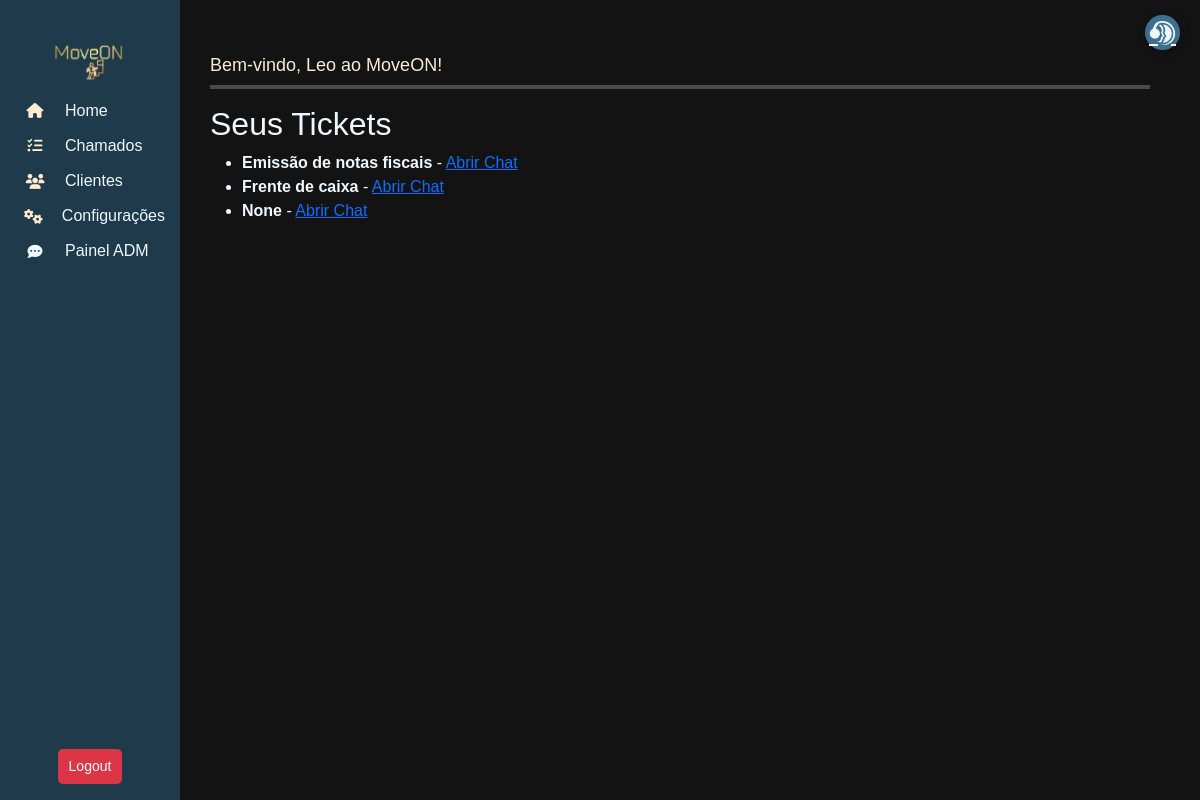
/chat/meus-tickets/ (signed in), run on the app's committed database.
### move_on/models.py (models this page shows, shortened)
class User(AbstractUser):
    client = models.ForeignKey(Profile, on_delete=models.CASCADE, related_name="users", null=True, blank=True, db_column='client')
    role = models.ForeignKey(Role, on_delete=models.SET_NULL, null=True, blank=True, db_column='role')
    groups = models.ManyToManyField(
        'auth.Group',
        related_name='move_on_users',
        blank=True
    )
    user_permissions = models.ManyToManyField(
        'auth.Permission',
        related_name='move_on_users',
        blank=True
    )
    class Meta:
        db_table = "users"

class Ticket(models.Model):
    client = models.ForeignKey(Profile, on_delete=models.PROTECT, related_name="tickets", null=True, blank=True)
    created_by = models.ForeignKey(User, on_delete=models.CASCADE, related_name="created_tickets", null=True, blank=True)
    assigned_team = models.ForeignKey(Team, on_delete=models.SET_NULL, null=True, blank=True, related_name="tickets")
    sla = models.ForeignKey(SLA, on_delete=models.SET_NULL, null=True, blank=True)
    title = models.CharField("Título", max_length=255, null=True, blank=True)
    description = models.TextField("Descrição", null=True, blank=True)
    status = models.ForeignKey(TicketStatus, on_delete=models.SET_NULL, null=True, blank=True)
    created_at = models.DateTimeField("Criado em", auto_now_add=True)
    updated_at = models.DateTimeField("Atualizado em", auto_now=True)
    due_date = models.DateTimeField("Previsão", null=True, blank=True)
    category = models.ForeignKey(Category, on_delete=models.CASCADE, blank=True, null=True)
    log = models.TextField("Log de Alterações", blank=True)
    class Meta:
        db_table = "tickets"

### chat/views.py (the view)
# urls.py: path("meus-tickets/", ClientTicketListView.as_view(), name="client_tickets"),
class ClientTicketListView(LoginRequiredMixin, ListView):
    model = Ticket
    template_name = "client_tickets.html"
    context_object_name = "tickets"
    def get_queryset(self):
        return Ticket.objects.filter(client=self.request.user.client)

### chat/templates/client_tickets.html (shortened to what this page needs)
{% extends "Menu/menu.html" %} {% block content %}
<h2>Seus Tickets</h2>
<ul>
  {% for ticket in tickets %}
  <li>
    <strong>{{ ticket.title }}</strong> -
    <a href="">Abrir Chat</a>
  </li>
  {% empty %}
  <li>Você não tem tickets abertos.</li>
  {% endfor %}
</ul>
{% endblock %}

### move_on/templates/Menu/menu.html (shortened to what this page needs)
{% load static %}
<head>
  <link href="https://cdn.jsdelivr.net/npm/bootstrap@5.3.3/dist/css/bootstrap.min.css" rel="stylesheet" />
  <link rel="stylesheet" href="https://cdnjs.cloudflare.com/ajax/libs/font-awesome/6.5.1/css/all.min.css" />
  <link rel="stylesheet" href="{% static 'css/styles.css' %}" />
</head>
<body>
  <nav class="sidebar">
    <h6> <img src="{% static 'image/moveon.png' %}" style="width: 100px; height:50px;"></h6>
    {% if user.is_authenticated %}
    <a href="/" data-bs-toggle="tooltip" data-bs-placement="right" title="Home">
      <i class="fas fa-home"></i> <span>Home</span>
    </a>
    <a href="{% url 'ticket_list' %}" data-bs-toggle="tooltip" data-bs-placement="right" title="Chamados">
      <i class="fas fa-tasks"></i> <span>Chamados</span>
    </a>
    <a href="{%url 'profile_list'%}" data-bs-toggle="tooltip" data-bs-placement="right" title="Clientes">
      <i class="fas fa-users"></i> <span>Clientes</span>
    </a>
    <a href="{% url 'params' %}" data-bs-toggle="tooltip" data-bs-placement="right" title="Configurações">
      <i class="fas fa-cogs"></i> <span>Configurações</span>
    </a>
    <a href="{% url 'chat_admin_panel' %}" data-bs-toggle="tooltip" data-bs-placement="right" title="Painel">
      <i class="fa-solid fa-comment-dots"></i><span>Painel ADM</span>
    </a>
    <form method="POST" action="{% url 'logout' %}">
      <button type="submit" class="btn btn-danger-2 w-100">Logout</button>
    </form>
    {% else %}
    <p>Necessário estar logado</p>
    {% endif %}
  </nav>
  <div class="content">
    <h3>
      {% block title %}Bem-vindo, {{ user.username }} ao MoveON!{% endblock %}
    </h3>
    <div class="bar-tab-color-preview">
      <hr style="border: none; height: 4px; background-color:blanchedalmond; margin: 0;">
    </div>
    <p>{% block content %}{% endblock %}</p>
  </div>
  <a href="{% url 'ticket_form' %}" class="support-btn" data-bs-toggle="tooltip" data-bs-placement="left"
    title="Novo Chamado">
    <i class="fa-brands fa-teamspeak"></i>
  </a>
</body>
</html>

### move_on/static/css/styles.css (style rules this page uses)
body { background-color: rgb(19, 19, 19); }
* { font-family: Verdana, Geneva, Tahoma, sans-serif; }
.sidebar { width: 60px; height: 100vh; background: #1e3a4b; position: fixed; top: 0; left: 0; display: flex; flex-direction: column; align-items: center; padding-top: 35px; transition: width 0.5s ease; }
h4, h6 { color: antiquewhite; font-weight: bolder; font-size: 15px; }
h3 { color: antiquewhite; font-size: 18px; }
.sidebar a { text-decoration: none; color: aliceblue; display: flex; align-items: center; gap: 10px; padding: 15px; width: 100%; white-space: nowrap; overflow: hidden; }
.sidebar a i { font-size: 15px; width: 40px; text-align: center; }
.content { margin-left: 160px; padding: 50px; margin-top: 5px; }
.fa-home { color: blanchedalmond; }
.fa-tasks { color: blanchedalmond; }
.fa-users { color: blanchedalmond; }
.fa-cogs { color: blanchedalmond; }
.support-btn { position: fixed; top: 15px; right: 20px; background: #3d7090; color: white; border-radius: 50%; width: 35px; height: 35px; display: flex; align-items: center; justify-content: center; font-size: 1.5rem; box-shadow: 2px 2px 10px rgba(0, 0, 0, 0.2); transition: transform 0.2s ease-in-out; z-index: 1000; }
.btn { padding: 5px 10px; font-size: 12px; border-radius: 5px; }
.btn-danger-2 { background-color: #dc3545; color: white; padding: 10px 20px; border-radius: 5px; margin-top: 50vh; }
@media (min-width: 820px) { .btn-danger-2 { margin-top: 60vh; font-size: 14px; padding: 6px 10px; } }

### chat/templates/client_tickets.html (style rules this page uses)
* { color: aliceblue; }

### data on the page
User: username "Leo"
Ticket: title "Emissão de notas fiscais"
Ticket: title "Frente de caixa"
Ticket: title "None"
